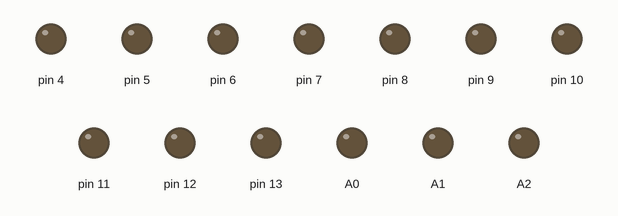
Recording of a sketch running on a simulated Arduino Uno, built with avr-gcc and run on an emulated ATmega328P. Shown: output pins drawn as LEDs (lit = HIGH).

Above: at 0.2 s.
At 1.7 s:
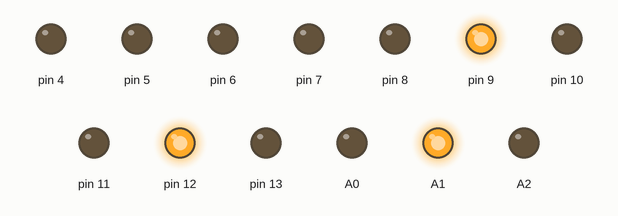
At 3.2 s:
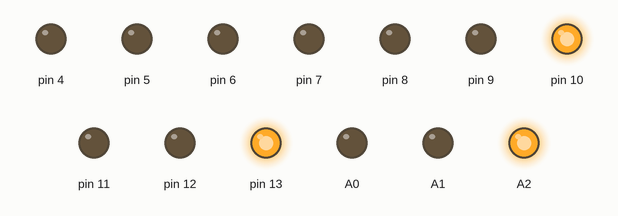
At 4.2 s:
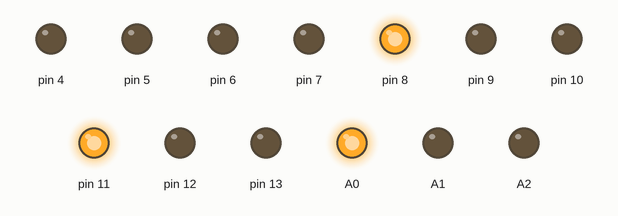
Timing chart, 0 to 4.6 s (numbered marks = the images above):
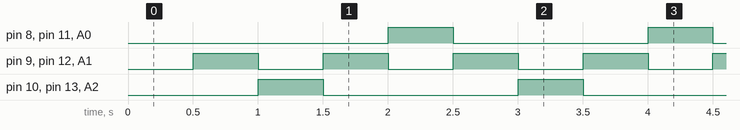

The sketch:

1A5S.ino
```cpp
                                                                                           void setup() {
  pinMode(4,OUTPUT);
  pinMode(5,OUTPUT);
  pinMode(6,OUTPUT);
  pinMode(7,OUTPUT);
  pinMode(8,OUTPUT);
  pinMode(9,OUTPUT);
  pinMode(10,OUTPUT);
  pinMode(11,OUTPUT);
  pinMode(12,OUTPUT);
  pinMode(13,OUTPUT);
  pinMode(A0,OUTPUT);
  pinMode(A1,OUTPUT);
  pinMode(A2,OUTPUT);
  Serial.begin(9600);
}
void loop() {
  delay(500);
  digitalWrite(11,LOW);
  digitalWrite(12,HIGH);
  digitalWrite(8,LOW);
  digitalWrite(9,HIGH);
  digitalWrite(A0,LOW);
  digitalWrite(A1,HIGH);
  delay(500);
  digitalWrite(12,LOW);
  digitalWrite(10,HIGH);
  digitalWrite(9,LOW);
  digitalWrite(13,HIGH);
  digitalWrite(A1,LOW);
  digitalWrite(A2,HIGH);
  delay(500);
  digitalWrite(13,LOW);
  digitalWrite(12,HIGH);
  digitalWrite(10,LOW);
  digitalWrite(9,HIGH);
  digitalWrite(A2,LOW);
  digitalWrite(A1,HIGH);
  delay(500);
  digitalWrite(12,LOW);
  digitalWrite(11,HIGH);
  digitalWrite(9,LOW);
  digitalWrite(8,HIGH);
  digitalWrite(A1,LOW);
  digitalWrite(A0,HIGH);
}
```

Measured:
- by itself, pin 8, pin 10, pin 11, pin 13, A0, A2: alternates HIGH for 0.50 s and LOW for 1.5 s
- by itself, pin 9, pin 12, A1: alternates HIGH for 0.50 s and LOW for 0.50 s
- by itself, everything shown: repeats every 2.0 s, in 4 steps
